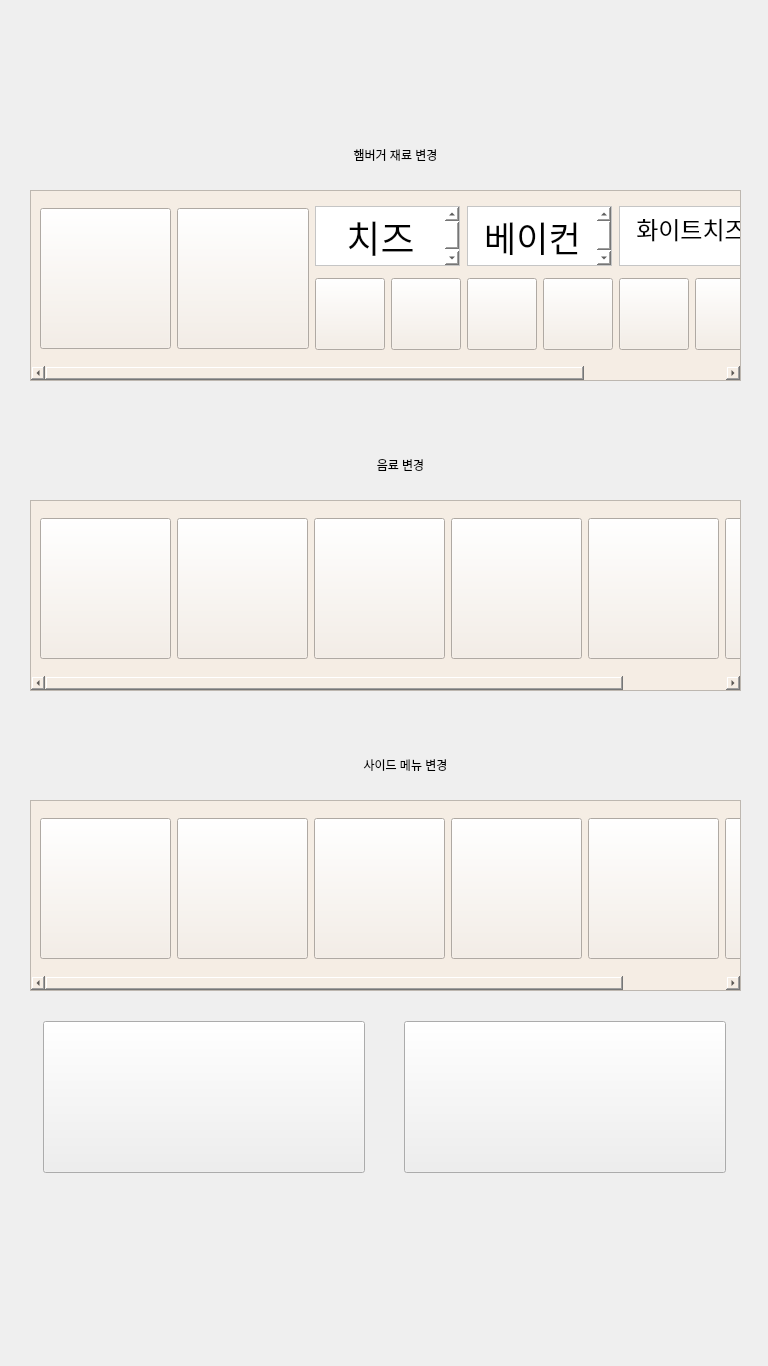
<?xml version="1.0" encoding="UTF-8"?>
<ui version="4.0">
 <class>Form</class>
 <widget class="QWidget" name="Form">
  <property name="geometry">
   <rect>
    <x>0</x>
    <y>0</y>
    <width>768</width>
    <height>1366</height>
   </rect>
  </property>
  <property name="minimumSize">
   <size>
    <width>768</width>
    <height>1366</height>
   </size>
  </property>
  <property name="maximumSize">
   <size>
    <width>768</width>
    <height>1366</height>
   </size>
  </property>
  <property name="windowTitle">
   <string>Form</string>
  </property>
  <property name="autoFillBackground">
   <bool>false</bool>
  </property>
  <property name="styleSheet">
   <string notr="true"/>
  </property>
  <widget class="QScrollArea" name="scrollArea_2">
   <property name="geometry">
    <rect>
     <x>30</x>
     <y>500</y>
     <width>711</width>
     <height>191</height>
    </rect>
   </property>
   <property name="maximumSize">
    <size>
     <width>1200</width>
     <height>1200</height>
    </size>
   </property>
   <property name="styleSheet">
    <string notr="true">background-color: rgb(245, 237, 228);</string>
   </property>
   <property name="widgetResizable">
    <bool>true</bool>
   </property>
   <widget class="QWidget" name="scrollAreaWidgetContents_3">
    <property name="geometry">
     <rect>
      <x>0</x>
      <y>0</y>
      <width>843</width>
      <height>168</height>
     </rect>
    </property>
    <layout class="QHBoxLayout" name="horizontalLayout_3">
     <item>
      <widget class="QPushButton" name="coke_R">
       <property name="minimumSize">
        <size>
         <width>131</width>
         <height>141</height>
        </size>
       </property>
       <property name="maximumSize">
        <size>
         <width>131</width>
         <height>141</height>
        </size>
       </property>
       <property name="text">
        <string/>
       </property>
      </widget>
     </item>
     <item>
      <widget class="QPushButton" name="coke_L">
       <property name="minimumSize">
        <size>
         <width>131</width>
         <height>141</height>
        </size>
       </property>
       <property name="maximumSize">
        <size>
         <width>131</width>
         <height>141</height>
        </size>
       </property>
       <property name="styleSheet">
        <string notr="true">ALL
EXTR</string>
       </property>
       <property name="text">
        <string/>
       </property>
      </widget>
     </item>
     <item>
      <widget class="QPushButton" name="soda_R">
       <property name="minimumSize">
        <size>
         <width>131</width>
         <height>141</height>
        </size>
       </property>
       <property name="maximumSize">
        <size>
         <width>131</width>
         <height>141</height>
        </size>
       </property>
       <property name="text">
        <string/>
       </property>
      </widget>
     </item>
     <item>
      <widget class="QPushButton" name="soda_L">
       <property name="minimumSize">
        <size>
         <width>131</width>
         <height>141</height>
        </size>
       </property>
       <property name="maximumSize">
        <size>
         <width>131</width>
         <height>141</height>
        </size>
       </property>
       <property name="text">
        <string/>
       </property>
      </widget>
     </item>
     <item>
      <widget class="QPushButton" name="grape">
       <property name="minimumSize">
        <size>
         <width>131</width>
         <height>141</height>
        </size>
       </property>
       <property name="maximumSize">
        <size>
         <width>131</width>
         <height>141</height>
        </size>
       </property>
       <property name="text">
        <string/>
       </property>
      </widget>
     </item>
     <item>
      <widget class="QPushButton" name="orange">
       <property name="minimumSize">
        <size>
         <width>131</width>
         <height>141</height>
        </size>
       </property>
       <property name="maximumSize">
        <size>
         <width>131</width>
         <height>141</height>
        </size>
       </property>
       <property name="styleSheet">
        <string notr="true">ALL
EXTR</string>
       </property>
       <property name="text">
        <string/>
       </property>
      </widget>
     </item>
    </layout>
   </widget>
  </widget>
  <widget class="QScrollArea" name="scrollArea_3">
   <property name="geometry">
    <rect>
     <x>30</x>
     <y>800</y>
     <width>711</width>
     <height>191</height>
    </rect>
   </property>
   <property name="maximumSize">
    <size>
     <width>1200</width>
     <height>1200</height>
    </size>
   </property>
   <property name="styleSheet">
    <string notr="true">background-color: rgb(245, 237, 228);</string>
   </property>
   <property name="widgetResizable">
    <bool>true</bool>
   </property>
   <widget class="QWidget" name="scrollAreaWidgetContents_4">
    <property name="geometry">
     <rect>
      <x>0</x>
      <y>0</y>
      <width>843</width>
      <height>168</height>
     </rect>
    </property>
    <layout class="QHBoxLayout" name="horizontalLayout_4">
     <item>
      <widget class="QPushButton" name="fries_R">
       <property name="minimumSize">
        <size>
         <width>131</width>
         <height>141</height>
        </size>
       </property>
       <property name="maximumSize">
        <size>
         <width>131</width>
         <height>141</height>
        </size>
       </property>
       <property name="text">
        <string/>
       </property>
      </widget>
     </item>
     <item>
      <widget class="QPushButton" name="fries_L">
       <property name="minimumSize">
        <size>
         <width>131</width>
         <height>141</height>
        </size>
       </property>
       <property name="maximumSize">
        <size>
         <width>131</width>
         <height>141</height>
        </size>
       </property>
       <property name="styleSheet">
        <string notr="true">ALL
EXTR</string>
       </property>
       <property name="text">
        <string/>
       </property>
      </widget>
     </item>
     <item>
      <widget class="QPushButton" name="chicken">
       <property name="minimumSize">
        <size>
         <width>131</width>
         <height>141</height>
        </size>
       </property>
       <property name="maximumSize">
        <size>
         <width>131</width>
         <height>141</height>
        </size>
       </property>
       <property name="text">
        <string/>
       </property>
      </widget>
     </item>
     <item>
      <widget class="QPushButton" name="chz_fries">
       <property name="minimumSize">
        <size>
         <width>131</width>
         <height>141</height>
        </size>
       </property>
       <property name="maximumSize">
        <size>
         <width>131</width>
         <height>141</height>
        </size>
       </property>
       <property name="text">
        <string/>
       </property>
      </widget>
     </item>
     <item>
      <widget class="QPushButton" name="chzstick">
       <property name="minimumSize">
        <size>
         <width>131</width>
         <height>141</height>
        </size>
       </property>
       <property name="maximumSize">
        <size>
         <width>131</width>
         <height>141</height>
        </size>
       </property>
       <property name="styleSheet">
        <string notr="true">ALL
EXTR</string>
       </property>
       <property name="text">
        <string/>
       </property>
      </widget>
     </item>
     <item>
      <widget class="QPushButton" name="szn_fries">
       <property name="minimumSize">
        <size>
         <width>131</width>
         <height>141</height>
        </size>
       </property>
       <property name="maximumSize">
        <size>
         <width>131</width>
         <height>141</height>
        </size>
       </property>
       <property name="styleSheet">
        <string notr="true">ALL
EXTR</string>
       </property>
       <property name="text">
        <string/>
       </property>
      </widget>
     </item>
    </layout>
   </widget>
  </widget>
  <widget class="QScrollArea" name="scrollArea">
   <property name="geometry">
    <rect>
     <x>30</x>
     <y>190</y>
     <width>711</width>
     <height>191</height>
    </rect>
   </property>
   <property name="maximumSize">
    <size>
     <width>1200</width>
     <height>1200</height>
    </size>
   </property>
   <property name="styleSheet">
    <string notr="true">background-color: rgb(245, 237, 228);</string>
   </property>
   <property name="widgetResizable">
    <bool>true</bool>
   </property>
   <widget class="QWidget" name="scrollAreaWidgetContents_6">
    <property name="geometry">
     <rect>
      <x>-60</x>
      <y>0</y>
      <width>916</width>
      <height>168</height>
     </rect>
    </property>
    <layout class="QHBoxLayout" name="horizontalLayout_5">
     <item>
      <widget class="QPushButton" name="add_all">
       <property name="minimumSize">
        <size>
         <width>131</width>
         <height>141</height>
        </size>
       </property>
       <property name="maximumSize">
        <size>
         <width>131</width>
         <height>141</height>
        </size>
       </property>
       <property name="styleSheet">
        <string notr="true">ALL
EXTR</string>
       </property>
       <property name="text">
        <string/>
       </property>
      </widget>
     </item>
     <item>
      <widget class="QPushButton" name="add_X">
       <property name="minimumSize">
        <size>
         <width>132</width>
         <height>141</height>
        </size>
       </property>
       <property name="maximumSize">
        <size>
         <width>131</width>
         <height>141</height>
        </size>
       </property>
       <property name="text">
        <string/>
       </property>
      </widget>
     </item>
     <item>
      <layout class="QGridLayout" name="gridLayout_4">
       <item row="1" column="0">
        <widget class="QPushButton" name="chz_1">
         <property name="minimumSize">
          <size>
           <width>70</width>
           <height>72</height>
          </size>
         </property>
         <property name="maximumSize">
          <size>
           <width>70</width>
           <height>72</height>
          </size>
         </property>
         <property name="text">
          <string/>
         </property>
        </widget>
       </item>
       <item row="1" column="1">
        <widget class="QPushButton" name="chz_2">
         <property name="minimumSize">
          <size>
           <width>70</width>
           <height>72</height>
          </size>
         </property>
         <property name="maximumSize">
          <size>
           <width>70</width>
           <height>72</height>
          </size>
         </property>
         <property name="text">
          <string/>
         </property>
        </widget>
       </item>
       <item row="0" column="0" colspan="2">
        <widget class="QTextEdit" name="textEdit_4">
         <property name="minimumSize">
          <size>
           <width>145</width>
           <height>60</height>
          </size>
         </property>
         <property name="maximumSize">
          <size>
           <width>145</width>
           <height>60</height>
          </size>
         </property>
         <property name="styleSheet">
          <string notr="true">font: 75 36pt &quot;나눔스퀘어라운드 Bold&quot;;
background-color: rgb(255, 255, 255);</string>
         </property>
         <property name="html">
          <string>&lt;!DOCTYPE HTML PUBLIC &quot;-//W3C//DTD HTML 4.0//EN&quot; &quot;http://www.w3.org/TR/REC-html40/strict.dtd&quot;&gt;
&lt;html&gt;&lt;head&gt;&lt;meta name=&quot;qrichtext&quot; content=&quot;1&quot; /&gt;&lt;style type=&quot;text/css&quot;&gt;
p, li { white-space: pre-wrap; }
&lt;/style&gt;&lt;/head&gt;&lt;body style=&quot; font-family:'나눔스퀘어라운드 Bold'; font-size:36pt; font-weight:72; font-style:normal;&quot;&gt;
&lt;p align=&quot;center&quot; style=&quot; margin-top:0px; margin-bottom:0px; margin-left:0px; margin-right:0px; -qt-block-indent:0; text-indent:0px;&quot;&gt;&lt;span style=&quot; font-family:'나눔바른고딕'; font-size:28pt; font-weight:56;&quot;&gt;치즈&lt;/span&gt;&lt;/p&gt;&lt;/body&gt;&lt;/html&gt;</string>
         </property>
        </widget>
       </item>
      </layout>
     </item>
     <item>
      <layout class="QGridLayout" name="gridLayout">
       <item row="0" column="0" colspan="2">
        <widget class="QTextEdit" name="textEdit_6">
         <property name="minimumSize">
          <size>
           <width>145</width>
           <height>50</height>
          </size>
         </property>
         <property name="maximumSize">
          <size>
           <width>145</width>
           <height>60</height>
          </size>
         </property>
         <property name="styleSheet">
          <string notr="true">font: 63 14pt &quot;나눔바른고딕&quot;;
background-color: rgb(255, 255, 255);</string>
         </property>
         <property name="html">
          <string>&lt;!DOCTYPE HTML PUBLIC &quot;-//W3C//DTD HTML 4.0//EN&quot; &quot;http://www.w3.org/TR/REC-html40/strict.dtd&quot;&gt;
&lt;html&gt;&lt;head&gt;&lt;meta name=&quot;qrichtext&quot; content=&quot;1&quot; /&gt;&lt;style type=&quot;text/css&quot;&gt;
p, li { white-space: pre-wrap; }
&lt;/style&gt;&lt;/head&gt;&lt;body style=&quot; font-family:'나눔바른고딕'; font-size:14pt; font-weight:56; font-style:normal;&quot;&gt;
&lt;p align=&quot;center&quot; style=&quot; margin-top:0px; margin-bottom:0px; margin-left:0px; margin-right:0px; -qt-block-indent:0; text-indent:0px;&quot;&gt;&lt;span style=&quot; font-size:26pt;&quot;&gt;베이컨&lt;/span&gt;&lt;/p&gt;&lt;/body&gt;&lt;/html&gt;</string>
         </property>
        </widget>
       </item>
       <item row="1" column="1">
        <widget class="QPushButton" name="bacon_4">
         <property name="minimumSize">
          <size>
           <width>70</width>
           <height>72</height>
          </size>
         </property>
         <property name="maximumSize">
          <size>
           <width>70</width>
           <height>72</height>
          </size>
         </property>
         <property name="text">
          <string/>
         </property>
        </widget>
       </item>
       <item row="1" column="0">
        <widget class="QPushButton" name="bacon_2">
         <property name="minimumSize">
          <size>
           <width>70</width>
           <height>72</height>
          </size>
         </property>
         <property name="maximumSize">
          <size>
           <width>70</width>
           <height>72</height>
          </size>
         </property>
         <property name="text">
          <string/>
         </property>
        </widget>
       </item>
      </layout>
     </item>
     <item>
      <layout class="QGridLayout" name="gridLayout_7">
       <item row="1" column="0">
        <widget class="QPushButton" name="W_chz_1">
         <property name="minimumSize">
          <size>
           <width>70</width>
           <height>72</height>
          </size>
         </property>
         <property name="maximumSize">
          <size>
           <width>70</width>
           <height>72</height>
          </size>
         </property>
         <property name="text">
          <string/>
         </property>
        </widget>
       </item>
       <item row="1" column="1">
        <widget class="QPushButton" name="W_chz_2">
         <property name="minimumSize">
          <size>
           <width>70</width>
           <height>72</height>
          </size>
         </property>
         <property name="maximumSize">
          <size>
           <width>70</width>
           <height>72</height>
          </size>
         </property>
         <property name="text">
          <string/>
         </property>
        </widget>
       </item>
       <item row="0" column="0" colspan="2">
        <widget class="QTextEdit" name="textEdit_7">
         <property name="minimumSize">
          <size>
           <width>145</width>
           <height>60</height>
          </size>
         </property>
         <property name="maximumSize">
          <size>
           <width>145</width>
           <height>60</height>
          </size>
         </property>
         <property name="styleSheet">
          <string notr="true">font: 63 10pt &quot;나눔바른고딕&quot;;
background-color: rgb(255, 255, 255);</string>
         </property>
         <property name="html">
          <string>&lt;!DOCTYPE HTML PUBLIC &quot;-//W3C//DTD HTML 4.0//EN&quot; &quot;http://www.w3.org/TR/REC-html40/strict.dtd&quot;&gt;
&lt;html&gt;&lt;head&gt;&lt;meta name=&quot;qrichtext&quot; content=&quot;1&quot; /&gt;&lt;style type=&quot;text/css&quot;&gt;
p, li { white-space: pre-wrap; }
&lt;/style&gt;&lt;/head&gt;&lt;body style=&quot; font-family:'나눔바른고딕'; font-size:10pt; font-weight:56; font-style:normal;&quot;&gt;
&lt;p align=&quot;center&quot; style=&quot; margin-top:0px; margin-bottom:0px; margin-left:0px; margin-right:0px; -qt-block-indent:0; text-indent:0px;&quot;&gt;&lt;span style=&quot; font-size:18pt;&quot;&gt;화이트치즈&lt;/span&gt;&lt;/p&gt;&lt;/body&gt;&lt;/html&gt;</string>
         </property>
        </widget>
       </item>
      </layout>
     </item>
     <item>
      <layout class="QGridLayout" name="gridLayout_8">
       <item row="0" column="0" colspan="2">
        <widget class="QTextEdit" name="textEdit_8">
         <property name="minimumSize">
          <size>
           <width>145</width>
           <height>60</height>
          </size>
         </property>
         <property name="maximumSize">
          <size>
           <width>145</width>
           <height>60</height>
          </size>
         </property>
         <property name="styleSheet">
          <string notr="true">font: 63 12pt &quot;나눔바른고딕&quot;;
background-color: rgb(255, 255, 255);</string>
         </property>
         <property name="html">
          <string>&lt;!DOCTYPE HTML PUBLIC &quot;-//W3C//DTD HTML 4.0//EN&quot; &quot;http://www.w3.org/TR/REC-html40/strict.dtd&quot;&gt;
&lt;html&gt;&lt;head&gt;&lt;meta name=&quot;qrichtext&quot; content=&quot;1&quot; /&gt;&lt;style type=&quot;text/css&quot;&gt;
p, li { white-space: pre-wrap; }
&lt;/style&gt;&lt;/head&gt;&lt;body style=&quot; font-family:'나눔바른고딕'; font-size:12pt; font-weight:56; font-style:normal;&quot;&gt;
&lt;p align=&quot;center&quot; style=&quot; margin-top:0px; margin-bottom:0px; margin-left:0px; margin-right:0px; -qt-block-indent:0; text-indent:0px;&quot;&gt;&lt;span style=&quot; font-size:20pt;&quot;&gt;할라피뇨&lt;/span&gt;&lt;/p&gt;&lt;/body&gt;&lt;/html&gt;</string>
         </property>
        </widget>
       </item>
       <item row="1" column="1">
        <widget class="QPushButton" name="jala_4">
         <property name="minimumSize">
          <size>
           <width>70</width>
           <height>72</height>
          </size>
         </property>
         <property name="maximumSize">
          <size>
           <width>70</width>
           <height>72</height>
          </size>
         </property>
         <property name="text">
          <string/>
         </property>
        </widget>
       </item>
       <item row="1" column="0">
        <widget class="QPushButton" name="jala_2">
         <property name="minimumSize">
          <size>
           <width>70</width>
           <height>72</height>
          </size>
         </property>
         <property name="maximumSize">
          <size>
           <width>70</width>
           <height>72</height>
          </size>
         </property>
         <property name="text">
          <string/>
         </property>
        </widget>
       </item>
      </layout>
     </item>
    </layout>
   </widget>
  </widget>
  <widget class="QLabel" name="rec_label_2">
   <property name="geometry">
    <rect>
     <x>240</x>
     <y>740</y>
     <width>331</width>
     <height>51</height>
    </rect>
   </property>
   <property name="styleSheet">
    <string notr="true">font: 81 35pt &quot;나눔스퀘어&quot;;</string>
   </property>
   <property name="text">
    <string>&lt;html&gt;&lt;head/&gt;&lt;body&gt;&lt;p align=&quot;center&quot;&gt;사이드 메뉴 변경&lt;/p&gt;&lt;/body&gt;&lt;/html&gt;</string>
   </property>
  </widget>
  <widget class="QLabel" name="rec_label_3">
   <property name="geometry">
    <rect>
     <x>300</x>
     <y>440</y>
     <width>201</width>
     <height>51</height>
    </rect>
   </property>
   <property name="styleSheet">
    <string notr="true">font: 81 35pt &quot;나눔스퀘어&quot;;</string>
   </property>
   <property name="text">
    <string>&lt;html&gt;&lt;head/&gt;&lt;body&gt;&lt;p align=&quot;center&quot;&gt;음료 변경&lt;/p&gt;&lt;/body&gt;&lt;/html&gt;</string>
   </property>
  </widget>
  <widget class="QLabel" name="rec_label_4">
   <property name="geometry">
    <rect>
     <x>230</x>
     <y>130</y>
     <width>331</width>
     <height>51</height>
    </rect>
   </property>
   <property name="styleSheet">
    <string notr="true">font: 81 35pt &quot;나눔스퀘어&quot;;</string>
   </property>
   <property name="text">
    <string>&lt;html&gt;&lt;head/&gt;&lt;body&gt;&lt;p align=&quot;center&quot;&gt;햄버거 재료 변경&lt;/p&gt;&lt;/body&gt;&lt;/html&gt;</string>
   </property>
  </widget>
  <widget class="QWidget" name="layoutWidget">
   <property name="geometry">
    <rect>
     <x>10</x>
     <y>1020</y>
     <width>751</width>
     <height>154</height>
    </rect>
   </property>
   <layout class="QHBoxLayout" name="horizontalLayout">
    <item>
     <widget class="QPushButton" name="add_back">
      <property name="minimumSize">
       <size>
        <width>322</width>
        <height>152</height>
       </size>
      </property>
      <property name="maximumSize">
       <size>
        <width>322</width>
        <height>152</height>
       </size>
      </property>
      <property name="text">
       <string/>
      </property>
     </widget>
    </item>
    <item>
     <widget class="QPushButton" name="add_next">
      <property name="minimumSize">
       <size>
        <width>322</width>
        <height>152</height>
       </size>
      </property>
      <property name="maximumSize">
       <size>
        <width>322</width>
        <height>152</height>
       </size>
      </property>
      <property name="text">
       <string/>
      </property>
     </widget>
    </item>
   </layout>
  </widget>
  <widget class="QLabel" name="plz_bg">
   <property name="geometry">
    <rect>
     <x>0</x>
     <y>0</y>
     <width>768</width>
     <height>1366</height>
    </rect>
   </property>
   <property name="minimumSize">
    <size>
     <width>768</width>
     <height>1366</height>
    </size>
   </property>
   <property name="maximumSize">
    <size>
     <width>768</width>
     <height>1366</height>
    </size>
   </property>
   <property name="text">
    <string/>
   </property>
  </widget>
  <zorder>plz_bg</zorder>
  <zorder>scrollArea_2</zorder>
  <zorder>scrollArea_3</zorder>
  <zorder>scrollArea</zorder>
  <zorder>rec_label_2</zorder>
  <zorder>rec_label_3</zorder>
  <zorder>rec_label_4</zorder>
  <zorder>layoutWidget</zorder>
 </widget>
 <resources>
  <include location="../../../../GUI/확정 ui/mainbg.qrc"/>
 </resources>
 <connections/>
</ui>
